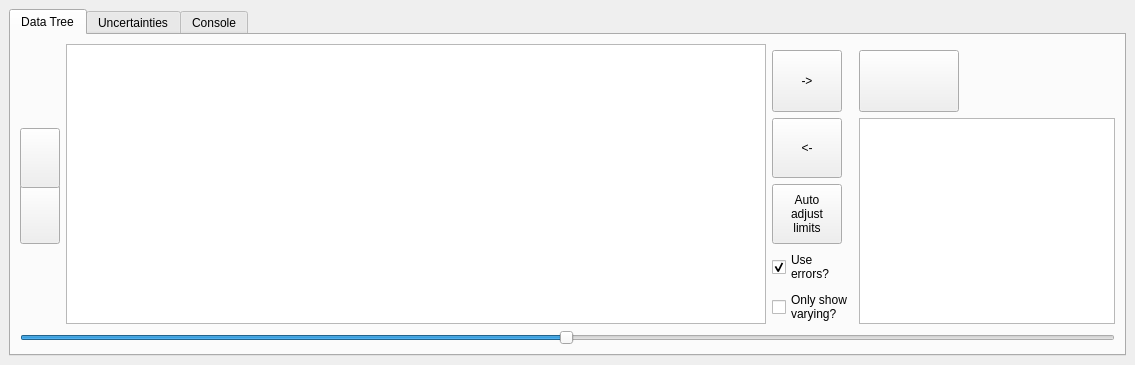
  <widget class="QDockWidget" name="dockWidget">
   <property name="sizePolicy">
    <sizepolicy hsizetype="Expanding" vsizetype="Expanding">
     <horstretch>0</horstretch>
     <verstretch>0</verstretch>
    </sizepolicy>
   </property>
   <property name="minimumSize">
    <size>
     <width>600</width>
     <height>350</height>
    </size>
   </property>
   <property name="toolTip">
    <string>Double click to separate/join the dock</string>
   </property>
   <property name="features">
    <set>QDockWidget::DockWidgetFloatable|QDockWidget::DockWidgetMovable</set>
   </property>
   <property name="allowedAreas">
    <set>Qt::BottomDockWidgetArea</set>
   </property>
   <property name="windowTitle">
    <string/>
   </property>
   <attribute name="dockWidgetArea">
    <number>8</number>
   </attribute>
   <widget class="QWidget" name="dockWidgetContents">
    <layout class="QGridLayout" name="gridLayout">
     <item row="0" column="0">
      <widget class="QTabWidget" name="tabWidget">
       <property name="enabled">
        <bool>true</bool>
       </property>
       <property name="sizePolicy">
        <sizepolicy hsizetype="MinimumExpanding" vsizetype="Expanding">
         <horstretch>0</horstretch>
         <verstretch>0</verstretch>
        </sizepolicy>
       </property>
       <property name="minimumSize">
        <size>
         <width>300</width>
         <height>200</height>
        </size>
       </property>
       <property name="toolTip">
        <string/>
       </property>
       <property name="currentIndex">
        <number>0</number>
       </property>
       <property name="tabBarAutoHide">
        <bool>true</bool>
       </property>
       <widget class="QWidget" name="tab">
        <attribute name="title">
         <string>Data Tree</string>
        </attribute>
        <attribute name="toolTip">
         <string>Data and Model Trees</string>
        </attribute>
        <layout class="QGridLayout" name="gridLayout_2">
         <item row="1" column="3">
          <widget class="QPushButton" name="do_fit_button">
           <property name="sizePolicy">
            <sizepolicy hsizetype="Maximum" vsizetype="Expanding">
             <horstretch>0</horstretch>
             <verstretch>0</verstretch>
            </sizepolicy>
           </property>
           <property name="minimumSize">
            <size>
             <width>60</width>
             <height>60</height>
            </size>
           </property>
           <property name="maximumSize">
            <size>
             <width>100</width>
             <height>16777215</height>
            </size>
           </property>
           <property name="toolTip">
            <string>Do a fit. Cmd-F</string>
           </property>
           <property name="text">
            <string/>
           </property>
           <property name="icon">
            <iconset>
             <normaloff>../icons/go.png</normaloff>../icons/go.png</iconset>
           </property>
           <property name="iconSize">
            <size>
             <width>40</width>
             <height>40</height>
            </size>
           </property>
           <property name="shortcut">
            <string>Ctrl+F</string>
           </property>
          </widget>
         </item>
         <item row="8" column="0" colspan="4">
          <widget class="QSlider" name="paramsSlider">
           <property name="sizePolicy">
            <sizepolicy hsizetype="Expanding" vsizetype="Minimum">
             <horstretch>0</horstretch>
             <verstretch>0</verstretch>
            </sizepolicy>
           </property>
           <property name="maximumSize">
            <size>
             <width>16777215</width>
             <height>20</height>
            </size>
           </property>
           <property name="mouseTracking">
            <bool>false</bool>
           </property>
           <property name="focusPolicy">
            <enum>Qt::StrongFocus</enum>
           </property>
           <property name="contextMenuPolicy">
            <enum>Qt::PreventContextMenu</enum>
           </property>
           <property name="maximum">
            <number>999</number>
           </property>
           <property name="value">
            <number>499</number>
           </property>
           <property name="orientation">
            <enum>Qt::Horizontal</enum>
           </property>
           <property name="invertedAppearance">
            <bool>false</bool>
           </property>
           <property name="invertedControls">
            <bool>false</bool>
           </property>
           <property name="tickPosition">
            <enum>QSlider::NoTicks</enum>
           </property>
          </widget>
         </item>
         <item row="3" column="0">
          <widget class="QPushButton" name="remove_layer">
           <property name="maximumSize">
            <size>
             <width>40</width>
             <height>60</height>
            </size>
           </property>
           <property name="toolTip">
            <string>Remove a layer, Cmd-</string>
           </property>
           <property name="text">
            <string/>
           </property>
           <property name="icon">
            <iconset resource="../resources.qrc">
             <normaloff>:/icons/minus.png</normaloff>:/icons/minus.png</iconset>
           </property>
           <property name="iconSize">
            <size>
             <width>30</width>
             <height>30</height>
            </size>
           </property>
           <property name="shortcut">
            <string>Ctrl+-</string>
           </property>
          </widget>
         </item>
         <item row="2" column="0">
          <widget class="QPushButton" name="add_layer">
           <property name="sizePolicy">
            <sizepolicy hsizetype="Fixed" vsizetype="Fixed">
             <horstretch>0</horstretch>
             <verstretch>0</verstretch>
            </sizepolicy>
           </property>
           <property name="minimumSize">
            <size>
             <width>40</width>
             <height>60</height>
            </size>
           </property>
           <property name="maximumSize">
            <size>
             <width>40</width>
             <height>40</height>
            </size>
           </property>
           <property name="toolTip">
            <string>Insert a layer, Cmd=</string>
           </property>
           <property name="text">
            <string/>
           </property>
           <property name="icon">
            <iconset resource="../resources.qrc">
             <normaloff>:/icons/plus.png</normaloff>:/icons/plus.png</iconset>
           </property>
           <property name="iconSize">
            <size>
             <width>30</width>
             <height>30</height>
            </size>
           </property>
           <property name="shortcut">
            <string>Ctrl+=</string>
           </property>
          </widget>
         </item>
         <item row="2" column="3" rowspan="4">
          <widget class="QListView" name="currently_fitting">
           <property name="editTriggers">
            <set>QAbstractItemView::NoEditTriggers</set>
           </property>
           <property name="dragEnabled">
            <bool>false</bool>
           </property>
           <property name="dragDropMode">
            <enum>QAbstractItemView::DropOnly</enum>
           </property>
           <property name="defaultDropAction">
            <enum>Qt::MoveAction</enum>
           </property>
           <property name="selectionMode">
            <enum>QAbstractItemView::MultiSelection</enum>
           </property>
          </widget>
         </item>
         <item row="0" column="1" rowspan="6">
          <widget class="QTreeView" name="treeView">
           <property name="minimumSize">
            <size>
             <width>700</width>
             <height>0</height>
            </size>
           </property>
           <property name="acceptDrops">
            <bool>true</bool>
           </property>
           <property name="styleSheet">
            <string notr="true">QTreeView::branch:has-siblings:!adjoins-item {
    border-image: url(:/icons/vline.png) 0;
}

QTreeView::branch:has-siblings:adjoins-item {
    border-image: url(:/icons/branch-more.png) 0;
}

QTreeView::branch:!has-children:!has-siblings:adjoins-item {
    border-image: url(:/icons/branch-end.png) 0;
}

QTreeView::branch:has-children:!has-siblings:closed,
QTreeView::branch:closed:has-children:has-siblings {
        border-image: none;
        image: url(:/icons/branch-closed.png);
}

QTreeView::branch:open:has-children:!has-siblings,
QTreeView::branch:open:has-children:has-siblings  {
        border-image: none;
        image: url(:/icons/branch-open.png);
}</string>
           </property>
           <property name="editTriggers">
            <set>QAbstractItemView::AnyKeyPressed|QAbstractItemView::DoubleClicked|QAbstractItemView::EditKeyPressed</set>
           </property>
           <property name="tabKeyNavigation">
            <bool>false</bool>
           </property>
           <property name="dragEnabled">
            <bool>true</bool>
           </property>
           <property name="dragDropMode">
            <enum>QAbstractItemView::InternalMove</enum>
           </property>
           <property name="defaultDropAction">
            <enum>Qt::MoveAction</enum>
           </property>
           <property name="alternatingRowColors">
            <bool>false</bool>
           </property>
           <property name="selectionMode">
            <enum>QAbstractItemView::ExtendedSelection</enum>
           </property>
           <property name="selectionBehavior">
            <enum>QAbstractItemView::SelectRows</enum>
           </property>
           <property name="expandsOnDoubleClick">
            <bool>false</bool>
           </property>
           <attribute name="headerCascadingSectionResizes">
            <bool>true</bool>
           </attribute>
          </widget>
         </item>
         <item row="1" column="2">
          <widget class="QPushButton" name="add_to_fit_button">
           <property name="minimumSize">
            <size>
             <width>60</width>
             <height>60</height>
            </size>
           </property>
           <property name="maximumSize">
            <size>
             <width>70</width>
             <height>70</height>
            </size>
           </property>
           <property name="toolTip">
            <string>Add a dataset to those being fitted</string>
           </property>
           <property name="text">
            <string>-&gt;</string>
           </property>
          </widget>
         </item>
         <item row="2" column="2">
          <widget class="QPushButton" name="remove_from_fit_button">
           <property name="minimumSize">
            <size>
             <width>60</width>
             <height>60</height>
            </size>
           </property>
           <property name="maximumSize">
            <size>
             <width>70</width>
             <height>70</height>
            </size>
           </property>
           <property name="toolTip">
            <string>Remove dataset from those being fitted</string>
           </property>
           <property name="text">
            <string>&lt;-</string>
           </property>
          </widget>
         </item>
         <item row="3" column="2">
          <widget class="QPushButton" name="auto_limits_button">
           <property name="minimumSize">
            <size>
             <width>60</width>
             <height>60</height>
            </size>
           </property>
           <property name="maximumSize">
            <size>
             <width>70</width>
             <height>70</height>
            </size>
           </property>
           <property name="toolTip">
            <string>Give varying parameters finite limits</string>
           </property>
           <property name="text">
            <string>Auto
adjust
limits</string>
           </property>
          </widget>
         </item>
         <item row="4" column="2">
          <widget class="QCheckBox" name="use_errors_checkbox">
           <property name="text">
            <string>Use
errors?</string>
           </property>
           <property name="checked">
            <bool>true</bool>
           </property>
           <property name="tristate">
            <bool>false</bool>
           </property>
          </widget>
         </item>
         <item row="5" column="2">
          <widget class="QCheckBox" name="only_fitted">
           <property name="toolTip">
            <string>Only display the parameters that are being allowed to vary.</string>
           </property>
           <property name="text">
            <string>Only show
varying?</string>
           </property>
          </widget>
         </item>
        </layout>
        <zorder>remove_layer</zorder>
        <zorder>add_layer</zorder>
        <zorder>paramsSlider</zorder>
        <zorder>do_fit_button</zorder>
        <zorder>treeView</zorder>
        <zorder>currently_fitting</zorder>
        <zorder>add_to_fit_button</zorder>
        <zorder>remove_from_fit_button</zorder>
        <zorder>auto_limits_button</zorder>
        <zorder>use_errors_checkbox</zorder>
        <zorder>only_fitted</zorder>
       </widget>
       <widget class="QWidget" name="tab_1">
        <attribute name="title">
         <string>Uncertainties</string>
        </attribute>
       </widget>
       <widget class="QWidget" name="tab_2">
        <attribute name="title">
         <string>Console</string>
        </attribute>
        <attribute name="toolTip">
         <string>Output from the modelling processes</string>
        </attribute>
        <layout class="QGridLayout" name="gridLayout_8">
         <item row="0" column="0">
          <widget class="QPlainTextEdit" name="console_text_edit"/>
         </item>
        </layout>
       </widget>
      </widget>
     </item>
    </layout>
   </widget>
  </widget>
